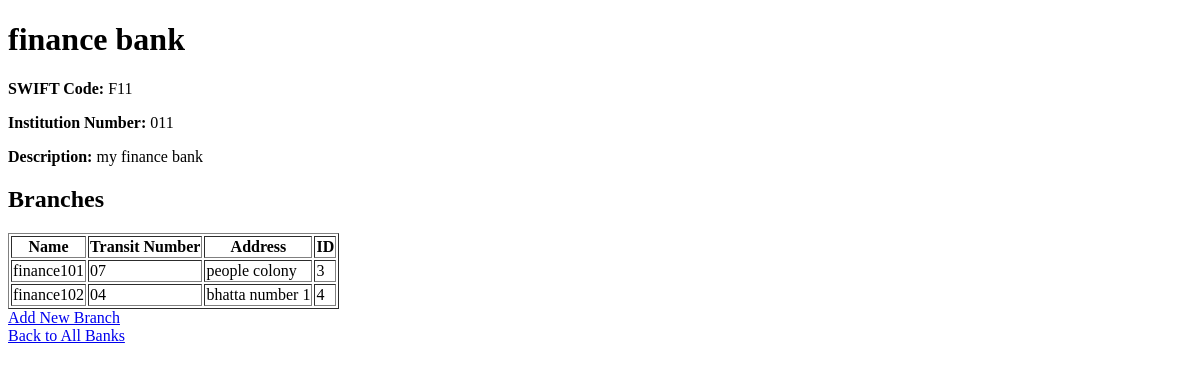
The app's page /banks/7/details/, older data.
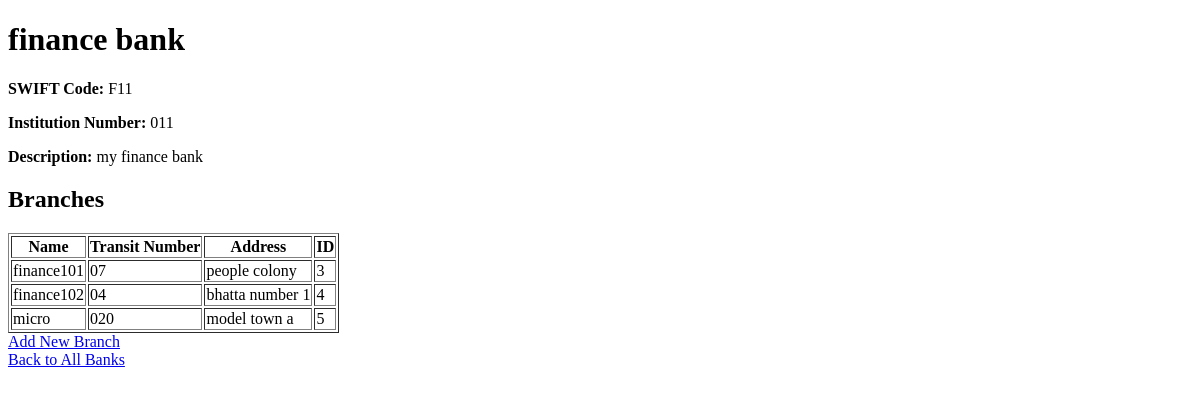
The same page, newer data.
### banks/models.py (models this page shows, shortened)
class Bank(models.Model):
    name = models.CharField(max_length=100)
    swift_code = models.CharField(max_length=100)
    institution_number = models.CharField(max_length=100)
    description = models.CharField(max_length=100)
    owner = models.ForeignKey(User, verbose_name="bank owner", related_name="banks", on_delete=models.CASCADE)
    class Meta:
        verbose_name = "Bank"
        verbose_name_plural = "Banks"
        ordering = ['name']

class Branch(models.Model):
    name = models.CharField(max_length=100)
    transit_number = models.CharField(max_length=100)
    address = models.CharField(max_length=100)
    email = models.EmailField(max_length=100, default='admin@enigmatix.io')
    capacity = models.PositiveIntegerField(null=True,blank=True)
    last_modified = models.DateTimeField(auto_now=True)
    bank = models.ForeignKey(Bank, verbose_name="associated bank",related_name="branches", on_delete=models.CASCADE)
    class Meta:
        verbose_name = 'Branch'
        verbose_name_plural = 'Branches'
        ordering = ['bank', 'name']

### banks/views.py (the view)
# urls.py: path('<int:bank_id>/details/', views.bank_details, name='bank_details'),
def bank_details(request, bank_id):
    try:
        bank = Bank.objects.get(id=bank_id)
    except Bank.DoesNotExist:
        return HttpResponseNotFound()
    branches = bank.branches.all()
    return render(request,'banks/bank_details.html',{'bank':bank,'branches':branches})

### banks/templates/banks/bank_details.html (shortened to what this page needs)
<!DOCTYPE html>
<html>
<head>
</head>
<body>
    <h1>{{ bank.name }}</h1>
    <p><strong>SWIFT Code:</strong> {{ bank.swift_code }}</p>
    <p><strong>Institution Number:</strong> {{ bank.institution_number }}</p>
    <p><strong>Description:</strong> {{ bank.description }}</p>
    <h2>Branches</h2>
    {% if branches %}
        <table border="1">
            <tr>
                <th>Name</th>
                <th>Transit Number</th>
                <th>Address</th>
                <th>ID</th>
            </tr>
            {% for branch in branches %}
            <tr>
                <td>{{ branch.name }}</td>
                <td>{{ branch.transit_number }}</td>
                <td>{{ branch.address }}</td>
                <td>{{ branch.id }}</td>
            </tr>
            {% endfor %}
        </table>
    {% else %}
        <p>No branches found for this bank.</p>
    {% endif %}
    <a href="/banks/{{ bank.id }}/branches/add/">Add New Branch</a>
    <br>
    <a href="/banks/all/">Back to All Banks</a>
</body>
</html>

Row changes from the older to the newer data that the page shows:
added Branch: name "micro", transit_number "020", address "model town a", id "5"
